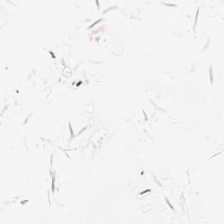
%> input picture data/organized/ADI/ADI_90.png, 224 x 224 px
$ octave --eval "result = featureResponseMap(imread('../data/organized/ADI/ADI_90.png'));"   (GNU Octave 9; MATLAB toolbox functions it lacks are replaced by stand-ins)
%> lines starting %> are read from the running program, lines starting %| are printed output that depends on the picture
function respMap = featureResponseMap(img)
% FEATURERESPONSEMAP  Produce a heatmap visualizing local texture
% "activation" across the image -- a classical-CV stand-in for a CNN
% feature/activation map, used only for the figure's visual panel.
%
%   respMap = featureResponseMap(img) returns an HxW double in [0,1],
%   computed as local entropy (texture complexity) combined with
%   gradient magnitude (edge density), both of which spike on
%   cellular/nuclear-dense regions -- visually similar in spirit to
%   what a shallow CNN's early activation maps highlight.
%
%   If you swap in a real trained CNN (see README), replace this
%   function's body with a call to `activations(net, img, layerName)`
%   and take the mean across channels.

grayImg = im2double(rgb2gray(im2uint8(img)));

entropyMap = entropyfilt(grayImg);
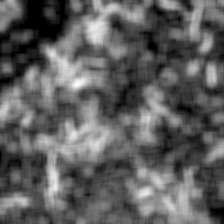
%> entropyMap: size 224x224 double; min 0, max 5.58, mean 2.09; drawn with min black and max white
entropyMap = mat2gray(entropyMap);

[gx, gy] = imgradientxy(grayImg);
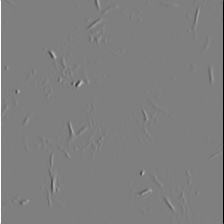
%> gx: size 224x224 double; min -3.85, max 3.86, mean 2.56e-05; drawn with min black and max white
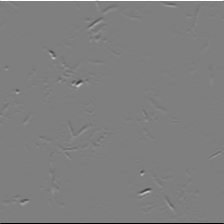
%> gy: size 224x224 double; min -3.85, max 3.86, mean 2.11e-06; drawn with min black and max white
gradMag = mat2gray(sqrt(gx.^2 + gy.^2));
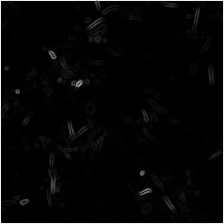
%> gradMag: size 224x224 double; min 0, max 1, mean 0.0288

respMap = mat2gray(0.6*entropyMap + 0.4*gradMag);
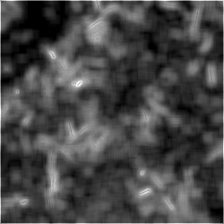
%> respMap: size 224x224 double; min 0, max 1, mean 0.28
end
